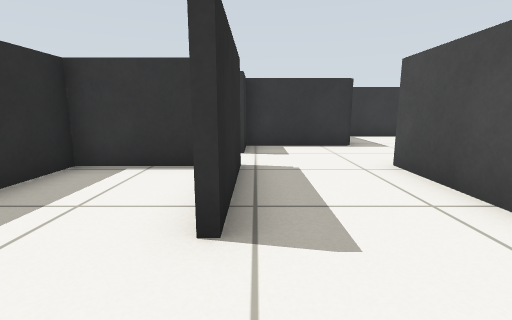
View 1 (above)

24 first-person views from a walk through a robot-simulator world made for Gazebo. The camera is 0.53 m above the floor, tilts 10° down and sees 85° across. The floor is counted in squares, 0.5 m on a side. Each view is taken from the middle of a square. On the plan, view 1 faces up. The plan holds only what a view shows up to about 12 squares ahead; the rest is blank.

View 2
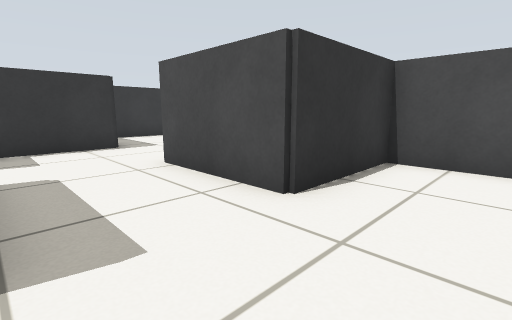

View 3
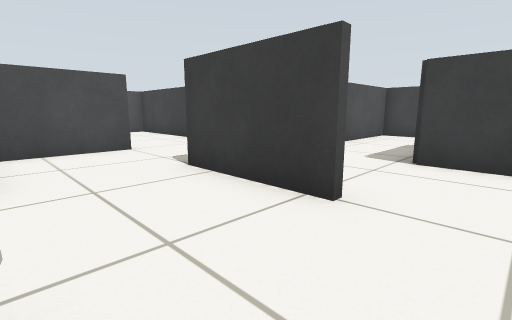

View 4
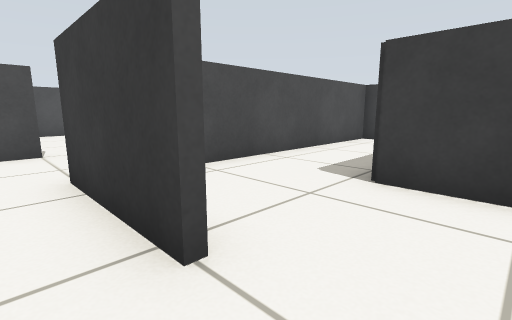

View 5
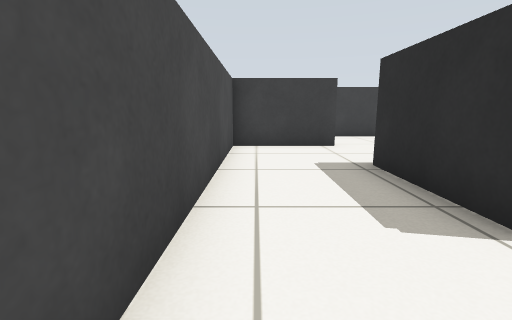

View 6
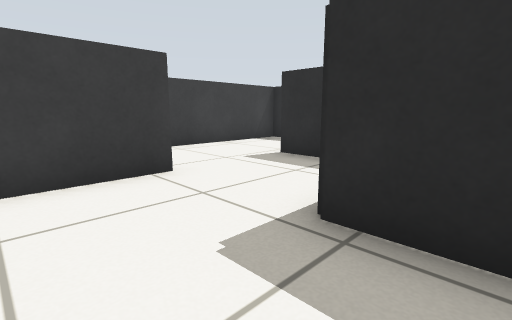

View 7
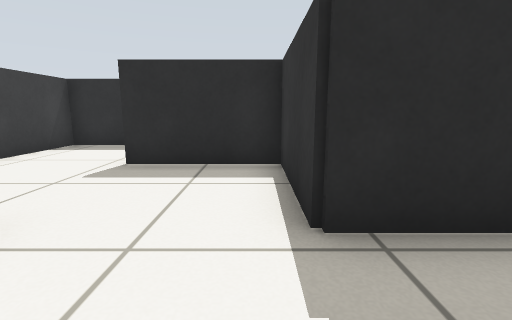

View 8
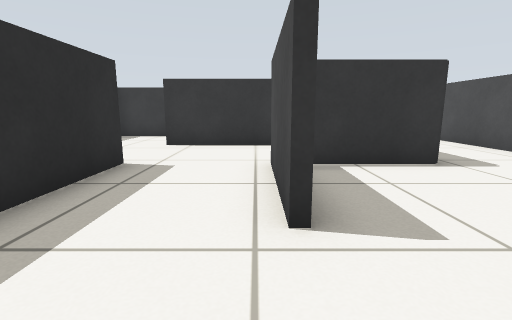

View 9
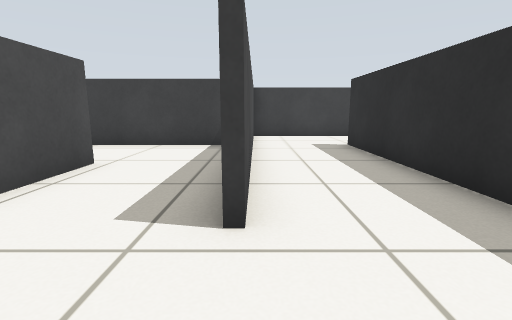

View 10
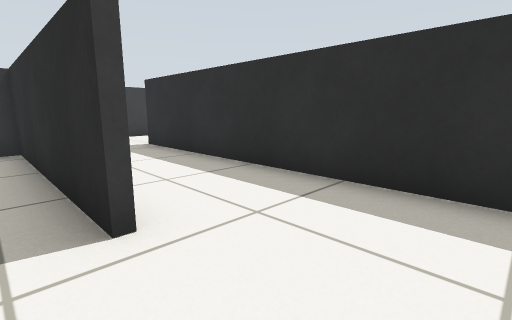

View 11
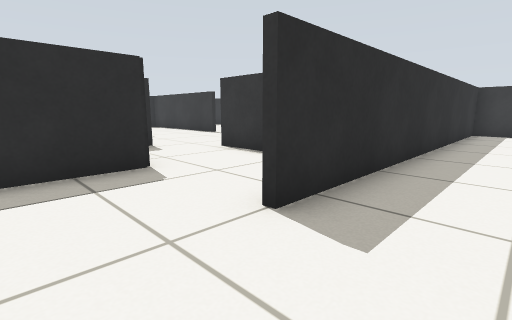

View 12
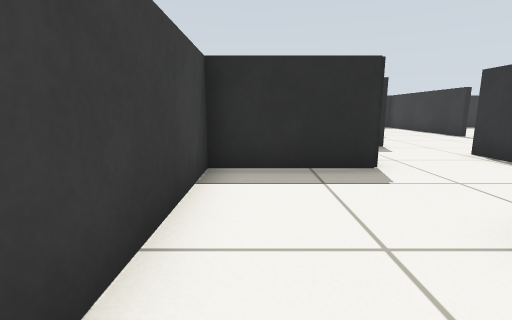

View 13
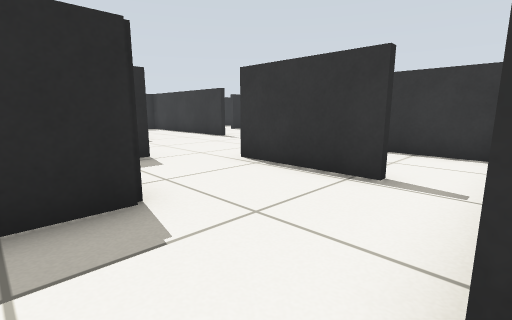

View 14
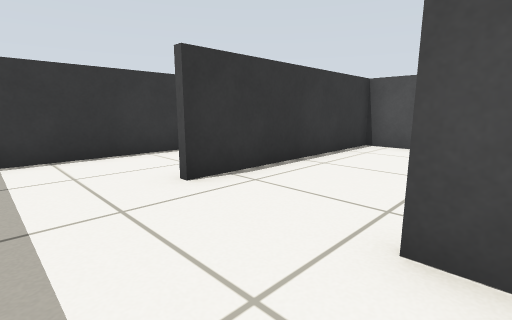

View 15
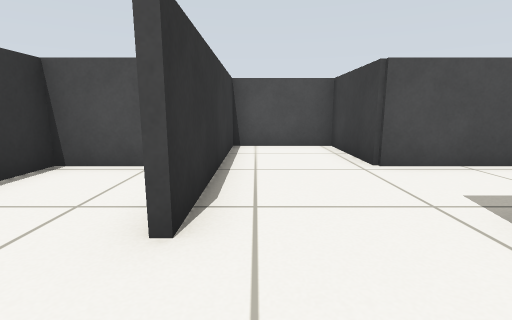

View 16
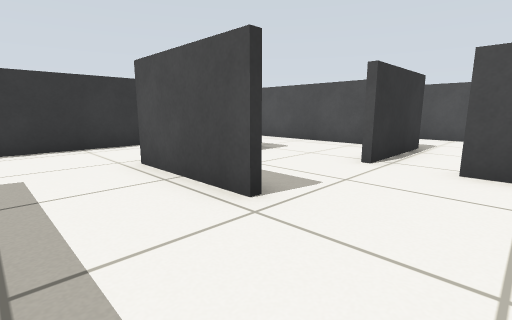

View 17
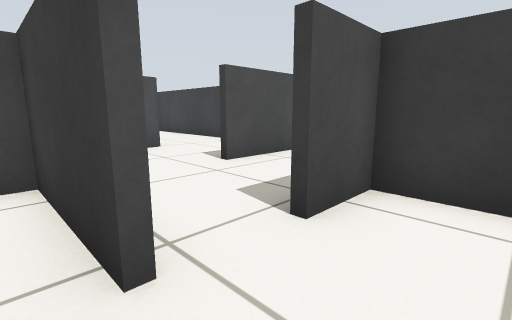

View 18
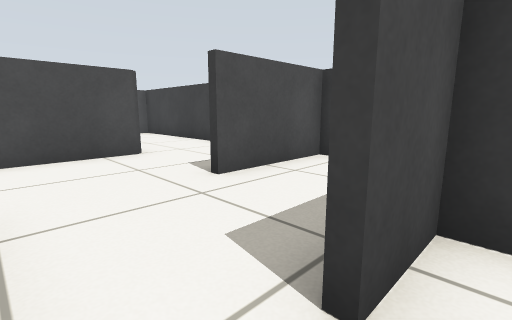

View 19
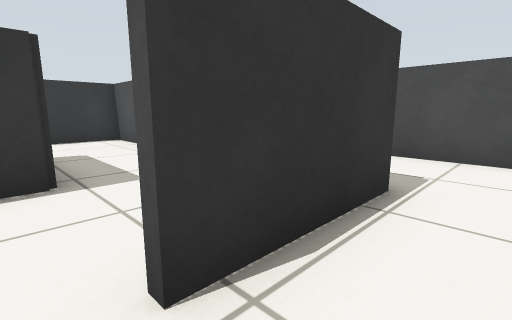

View 20
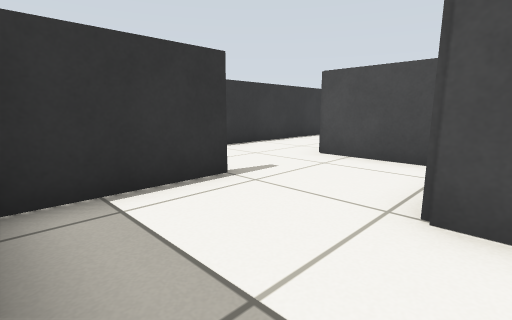

View 21
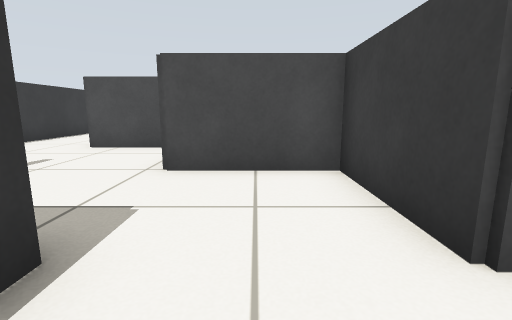

View 22
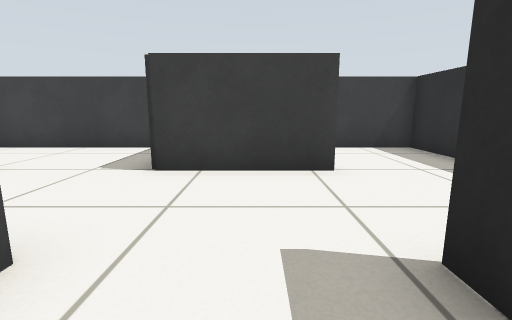

View 23
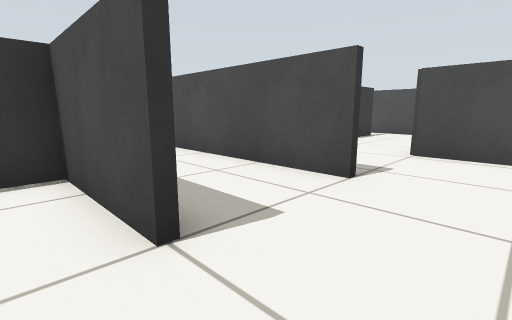

View 24
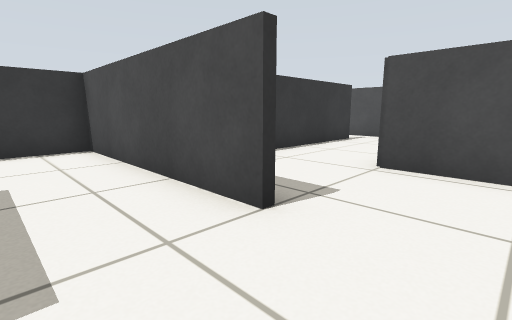

### Floor plan
Points are (right, up) in squares from view 1. A wall is a line through its corners. A room is listed if a view was taken in it or the views show most of it. See-through windows are left out.
Room 1 (views 1, 2, 3, 4, 20, 21, 22)
walls: (-0.3, 5.5) (-0.3, 2.1); (-1.1, 5.3) (-3.5, 5.3) (-3.5, 3.6); (2.7, 2.1) (2.7, 5.5); (-0.3, 8) (-0.3, 7); (3, 8.5) (-0.4, 8.5); (-0.5, -0.9) (3, -0.9)
ways out: opening at (3, 0.5) to room 5; opening at (-1.5, -1); opening at (0, 7); opening at (3, 7.5)
Room 2 (views 5, 6, 7)
walls: (-0.3, -4.4) (-0.3, -7.5); (-0.5, -10.5) (2.7, -10.5) (2.7, -1.1) (0.6, -1.1)
ways out: opening at (0, -8.5) to room 4; opening at (0, -2.5)
Room 3 (views 8, 9, 10, 11, 12, 13, 14, 15, 16, 18, 19)
walls: (-6.7, -7.4) (-6.7, -13.7) (-0.5, -13.7) (-0.5, -12.1); (-3.7, -10.6) (-3.7, -7.4) (-0.5, -7.4) (-0.5, -4.3) (-6.9, -4.3); (-6.9, -12.6) (-6.9, -7.4); (-11.5, -10.7) (-12.5, -10.7); (-3.7, -2.9) (-3.7, -1.1) (-9.9, -1.1) (-9.9, -13.9); (-13.1, -13.6) (-13.1, -16.9) (-6.9, -16.9)
ways out: opening at (-1.5, -10) to room 4; gap at (0, -12) to room 6; opening at (-13.5, -12.5); opening at (-11, -10.5)
Room 4 (view 17)
walls: (-0.3, -7.5) (-3.5, -7.5) (-3.5, -10.6)
ways out: opening at (0, -8.5) to room 2; opening at (-1.5, -10) to room 3
Room 5 (views 23, 24)
walls: (9.1, -1.1) (9.1, 5.3) (7.2, 5.3); (5.9, -1.1) (5.9, 2.1) (2.7, 2.1); (12.3, -2.9) (12.3, -0.9); (4, -4.1) (9.2, -4.1); (17.2, 2.1) (12.9, 2.1); (18.7, 1.5) (18.7, 2.6)
ways out: opening at (3, 0.5) to room 1; opening at (18, 2)
Room 6 (no view inside)
walls: (2.9, -10.7) (-0.5, -10.7)
ways out: gap at (0, -12) to room 3; opening at (1.5, -14.5); opening at (3, -12.5)

Positions as (right, up) in squares from view 1, and headings:
1: (0, 0), facing up
2: (0, 0), facing up-right
3: (-2, 2), facing down-right
4: (-2, 0), facing down-right
5: (2, -2), facing down
6: (2, -6), facing down-left
7: (2, -8), facing left
8: (-4, -13), facing up
9: (-7, -5), facing down
10: (-6, -5), facing down-left
11: (-8, -16), facing up-left
12: (-8, -16), facing left
13: (-10, -15), facing up-left
14: (-9, -8), facing up-right
15: (-9, -5), facing right
16: (-6, -13), facing up-right
17: (-2, -10), facing down-right
18: (-1, -11), facing down-right
19: (-1, -12), facing up-right
20: (3, 8), facing up-right
21: (1, 7), facing right
22: (1, 4), facing down
23: (5, -3), facing up-right
24: (7, -3), facing up-right
